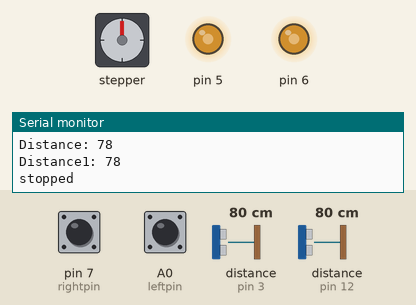
This sketch was run on a simulated Arduino Uno, built with avr-gcc and run on an emulated ATmega328P. Parts: stepper motor, output pins drawn as LEDs (lit = HIGH), the last lines printed to the serial monitor. Wiring (inferred from the names in the program): 2 × ultrasonic range finder: trigger pin 2, echo pin 12 / trigger pin 4, echo pin 3. The inputs (shaded band) are chosen by the test bench; at power-on: pin 7 (rightpin) LOW, A0 (leftpin) LOW, distance to the obstacle (sensors on pin 3, pin 12) 80 cm. The echo pulse lasts 58.3 µs per cm; stepper angles assume 200 steps per turn; pins used as bus, display or sensor lines are not drawn.

Above: at 1.2 s.
1.3 s: pin 7 (rightpin) pulled HIGH for 0.15 s
At 1.53 s:
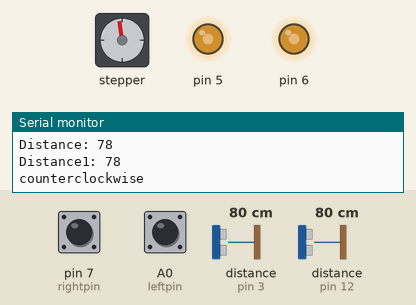
3.8 s: A0 (leftpin) pulled HIGH for 3.2 s
At 4.03 s:
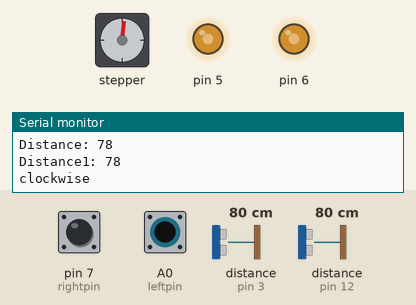
8.5 s: pin 7 (rightpin) pulled HIGH for 1 s
At 9.02 s:
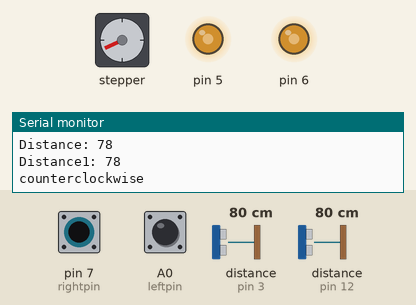
12.5 s: A0 (leftpin) pulled HIGH for 0.15 s
At 13.01 s:
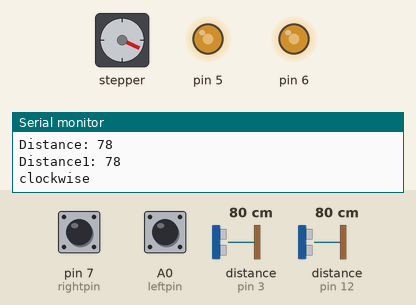
15.6 s: A0 (leftpin) pulled HIGH for 1 s
At 16.4 s:
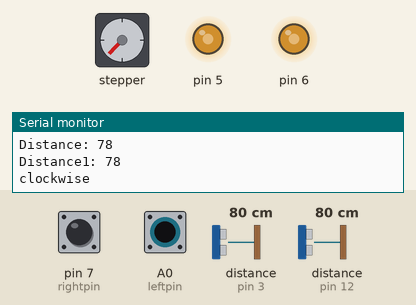
Timing chart, 0 to 18.6 s (numbered marks = the images above; inputs shaded):
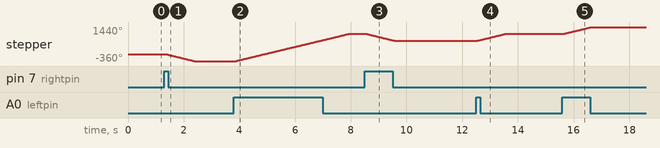

The sketch:

stepper_check.ino
```cpp
/*
 Stepper Motor Control - one revolution

 This program drives a unipolar or bipolar stepper motor.
 The motor is attached to digital pins 8 - 11 of the Arduino.

 The motor should revolve one revolution in one direction, then
 one revolution in the other direction.


 Created 11 Mar. 2007
 Modified 30 Nov. 2009
 by Tom Igoe*/


#include <Stepper.h>
const int leftpin = A0;
const int rightpin = 7;
long duration;
long duration1;
int distance1;
int distance;


const int stepsPerRevolution = 200;  // change this to fit the number of steps per revolution
// for your motor

const int trigPin=2 ;
const int echoPin = 12;
const int echoPin1 = 3;
const int trigPin1=4 ;
int state = 0;    ////////////////////////////0=STOP,1=LEFT,2=RIGHT
int leftstpr;
int rightstpr;

// initialize the stepper library on pins 8 through 11:
Stepper myStepper(stepsPerRevolution, 8, 9, 10, 11);

void setup() {
  // set the speed at 60 rpm:
  myStepper.setSpeed(60);
  // initialize the serial port:
  Serial.begin(9600);
  pinMode(5,OUTPUT);
  pinMode(leftpin,INPUT);
  pinMode(rightpin,INPUT);
  pinMode(6,OUTPUT);
  pinMode(8,OUTPUT);
  pinMode(9,OUTPUT);
  pinMode(10,OUTPUT);
  pinMode(11,OUTPUT);
  pinMode(trigPin, OUTPUT); // Sets the trigPin as an Output
  pinMode(echoPin, INPUT); // Sets the echoPin as an Input
  pinMode(trigPin1, OUTPUT); // Sets the trigPin as an Output
  pinMode(echoPin1, INPUT); // Sets the echoPin as an Input
  analogWrite(5,150);
  analogWrite(6,150);
  rightstpr = digitalRead(rightpin);
  leftstpr = digitalRead(leftpin);

// Clears the trigPin
digitalWrite(trigPin, LOW);
delayMicroseconds(2);
// Sets the trigPin on HIGH state for 10 micro seconds
digitalWrite(trigPin, HIGH);
delayMicroseconds(10);
digitalWrite(trigPin, LOW);
// Reads the echoPin, returns the sound wave travel time in microseconds
duration = pulseIn(echoPin, HIGH);
// Calculating the distance
distance= duration*0.034/2;

// Prints the distance on the Serial Monitor
digitalWrite(trigPin1, LOW);
delayMicroseconds(2);
// Sets the trigPin on HIGH state for 10 micro seconds
digitalWrite(trigPin1, HIGH);
delayMicroseconds(10);
digitalWrite(trigPin1, LOW);
// Reads the echoPin, returns the sound wave travel time in microseconds
duration1 = pulseIn(echoPin1, HIGH);
// Calculating the distance
distance1= duration1*0.034/2;

}

void loop() {

if(distance1 > 30)
{
// Clears the trigPin
digitalWrite(trigPin, LOW);
delayMicroseconds(2);
// Sets the trigPin on HIGH state for 10 micro seconds
digitalWrite(trigPin, HIGH);
delayMicroseconds(10);
digitalWrite(trigPin, LOW);
// Reads the echoPin, returns the sound wave travel time in microseconds
duration = pulseIn(echoPin, HIGH);
// Calculating the distance
distance= duration*0.034/2;
}
else
distance = 100;

if(distance > 30){
// Prints the distance on the Serial Monitor
digitalWrite(trigPin1, LOW);
delayMicroseconds(2);
// Sets the trigPin on HIGH state for 10 micro seconds
digitalWrite(trigPin1, HIGH);
delayMicroseconds(10);
digitalWrite(trigPin1, LOW);
// Reads the echoPin, returns the sound wave travel time in microseconds
duration1 = pulseIn(echoPin1, HIGH);
// Calculating the distance
distance1= duration1*0.034/2;
}
else
distance1 = 100;

Serial.print("Distance: ");
Serial.println(distance);
Serial.print("Distance1: ");
Serial.println(distance1);


if(state == 1){
  Serial.println("clockwise");
  myStepper.step(stepsPerRevolution);

  }
  else if(state == 2){
    Serial.println("counterclockwise");
  myStepper.step(-stepsPerRevolution);
    }

    else {
    Serial.println("stopped");
  myStepper.step(0);
      }


  if((state == 2 && digitalRead(leftpin)==1-leftstpr) or (state == 0 && digitalRead(leftpin)==1-leftstpr) or (distance < 11 && state == 1) or (distance < 11&& state == 2))
  {// step one revolution  in one direction:
    rightstpr = digitalRead(rightpin);
  leftstpr = digitalRead(leftpin);
  state = 1;


  // step one revolution in the other direction:

  //Serial.println("counterclockwise");
  //myStepper.step(-stepsPerRevolution);
  //delay(500);
  }
   else if((state == 1 && digitalRead(rightpin)==1-rightstpr) or (state == 0 && digitalRead(rightpin)==1-rightstpr) or (distance1 < 12 && state==1) or (distance1 < 12 && state==2))

  { state = 2;
    rightstpr = digitalRead(rightpin);
  leftstpr = digitalRead(leftpin);

  // step one revoluti0on  in one direction:
  //Serial.println("clockwise");
 // myStepper.step(0);
  //delay(500);

  //step one revolution in the other direction:
  //Serial.println("counterclockwise");
  //myStepper.step(0);
  //


  }
else if((state == 1 && digitalRead(leftpin)==1-leftstpr) or (state == 2 && digitalRead(rightpin)==1-rightstpr) or (state==0 && distance < 10) or (state==0 && distance1 < 11))
   { state = 0;
     rightstpr = digitalRead(rightpin);
  leftstpr = digitalRead(leftpin);

   }

//   else if(digitalRead(leftpin)==LOW)
//   {
//    Serial.println("stopped");
//  myStepper.step(0);
//   }
  }
```

Measured:
- after the input at 1.3 s, stepper: turns 360° counter-clockwise in 0.99 s, starting after 0.09 s
- after the input at 3.8 s, stepper: turns 1440° clockwise in 4.0 s, starting after 0.08 s
- after the input at 8.5 s, stepper: turns 360° counter-clockwise in 0.99 s, starting after 0.07 s
- after the input at 12.5 s, stepper: turns 360° clockwise in 0.99 s, starting after 0.06 s
- after the input at 15.6 s, stepper: turns 360° clockwise in 0.99 s, starting after 0.05 s
